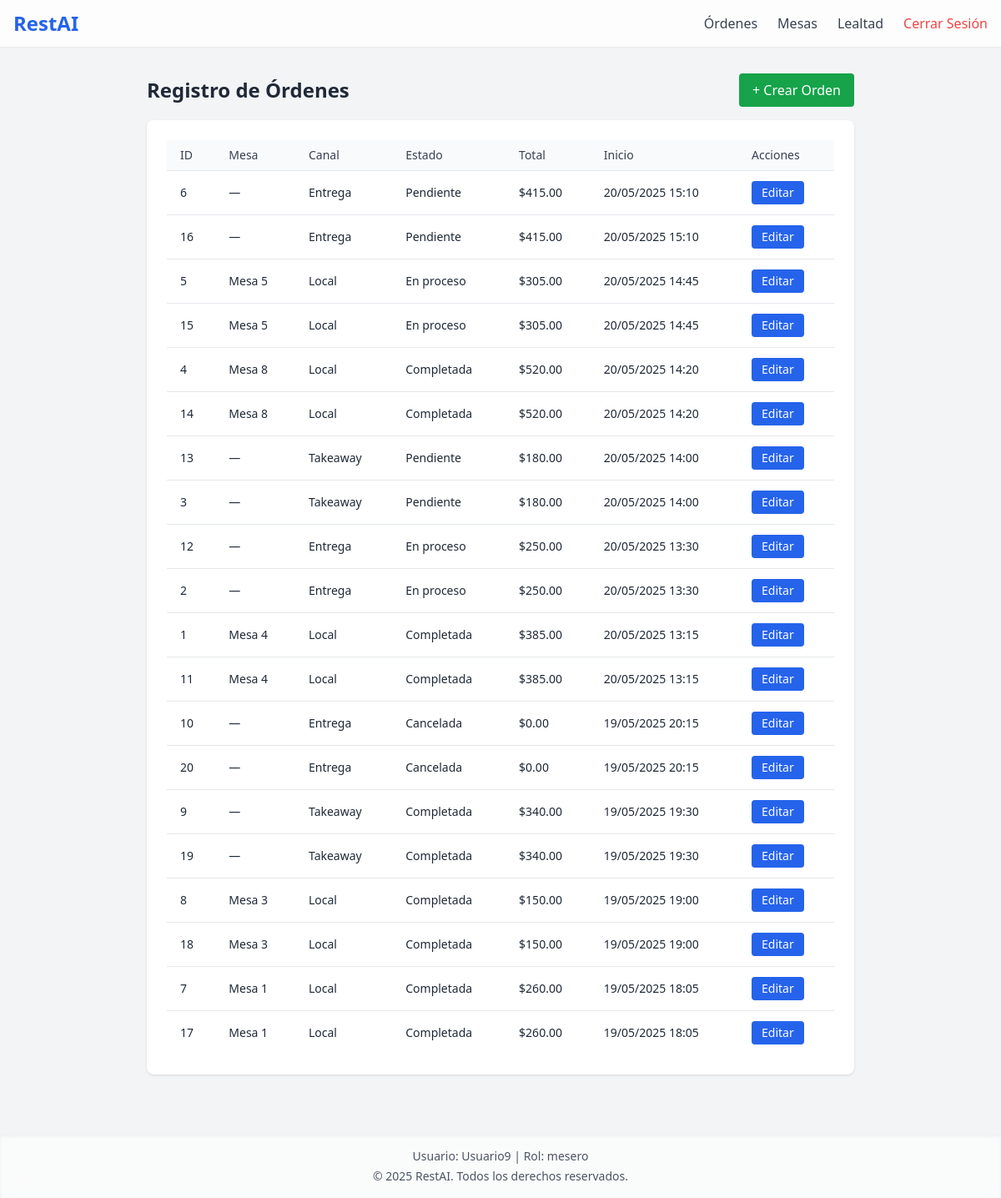
The app's page /mesero/ordenes.php (signed in), older data.
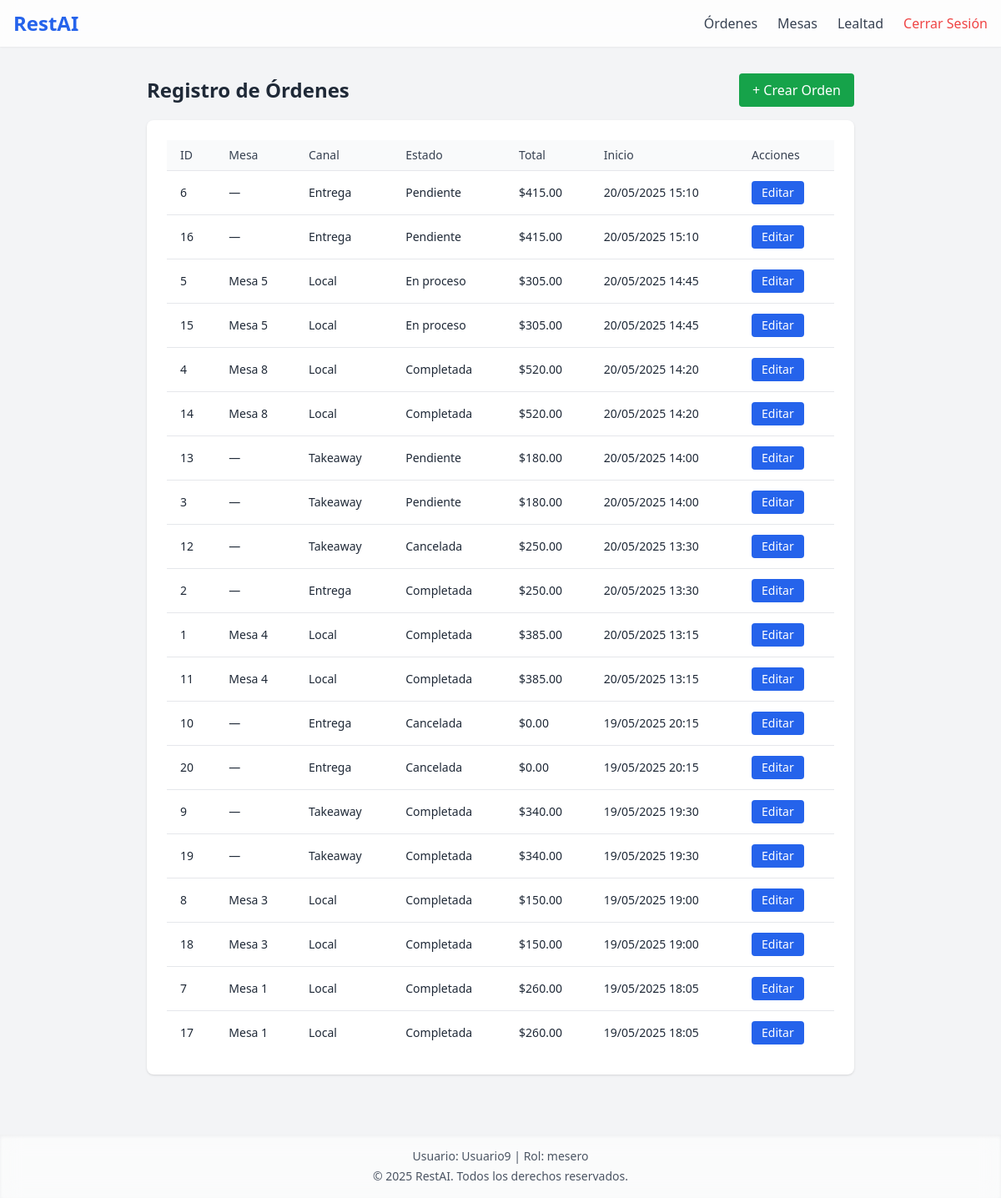
The same page, newer data.
### tables this page shows
CREATE TABLE `ordenes` (
  `id` int(11) NOT NULL,
  `mesa_id` int(11) DEFAULT NULL,
  `usuario_id` int(11) DEFAULT NULL,
  `canal` enum('local','entrega','takeaway') NOT NULL,
  `estado` enum('pendiente','en_proceso','completada','cancelada') DEFAULT 'pendiente',
  `total` decimal(10,2) NOT NULL,
  `fecha_hora_inicio` datetime DEFAULT current_timestamp(),
  `fecha_hora_finalizacion` datetime DEFAULT NULL,
  `tiempo_estimado_preparacion` int(11) DEFAULT NULL,
  `tiempo_real_preparacion` int(11) DEFAULT NULL,
  `tiempo_estimado_entrega` int(11) DEFAULT NULL,
  `tiempo_real_entrega` int(11) DEFAULT NULL,
  `calidad_revision` tinyint(1) DEFAULT 0
);

CREATE TABLE `mesas` (
  `id` int(11) NOT NULL,
  `numero` int(11) NOT NULL,
  `capacidad` int(11) NOT NULL,
  `estado` enum('libre','ocupada','reservada') DEFAULT 'libre',
  `ubicacion` varchar(50) NOT NULL
);

### mesero/ordenes.php (the view, shortened to what this page needs)
<?php
include '../config/db.php';
?>
<!DOCTYPE html>
<html lang="es">
<head>
  <script src="https://cdn.tailwindcss.com"></script>
</head>
<body class="bg-gray-100 text-gray-800 pt-16">
  <?php include '../components/header.php'; ?>
  <main class="max-w-4xl mx-auto p-6">
    <div class="flex justify-between items-center mb-4">
      <h2 class="text-2xl font-semibold">Registro de Órdenes</h2>
      <a href="create_order.php" class="px-4 py-2 bg-green-600 text-white rounded hover:bg-green-700">
        + Crear Orden
      </a>
    </div>
    <?php
      $ordenes = $pdo->query("
        SELECT
          o.id,
          o.estado,
          o.total,
          o.canal,
          m.numero AS mesa_numero,
          DATE_FORMAT(o.fecha_hora_inicio, '%d/%m/%Y %H:%i') AS inicio
        FROM ordenes o
        LEFT JOIN mesas m ON o.mesa_id = m.id
        ORDER BY o.fecha_hora_inicio DESC
      ")->fetchAll(PDO::FETCH_ASSOC);
    ?>
    <section id="registro-ordenes" class="bg-white rounded-lg shadow p-6 animate-fade-in-up">
      <div class="overflow-x-auto">
        <table class="min-w-full divide-y divide-gray-200">
          <thead class="bg-gray-50">
            <tr>
              <th class="px-4 py-2 text-left text-sm font-medium text-gray-700">ID</th>
              <th class="px-4 py-2 text-left text-sm font-medium text-gray-700">Mesa</th>
              <th class="px-4 py-2 text-left text-sm font-medium text-gray-700">Canal</th>
              <th class="px-4 py-2 text-left text-sm font-medium text-gray-700">Estado</th>
              <th class="px-4 py-2 text-left text-sm font-medium text-gray-700">Total</th>
              <th class="px-4 py-2 text-left text-sm font-medium text-gray-700">Inicio</th>
              <th class="px-4 py-2 text-left text-sm font-medium text-gray-700">Acciones</th>
            </tr>
          </thead>
          <tbody class="bg-white divide-y divide-gray-200">
            <?php if (empty($ordenes)): ?>
              <tr>
                <td colspan="7" class="px-4 py-4 text-center text-sm text-gray-500">
                  No hay órdenes registradas.
                </td>
              </tr>
            <?php else: ?>
              <?php foreach ($ordenes as $o): ?>
                <tr class="hover:bg-gray-50">
                  <td class="px-4 py-3 text-sm"><?= htmlspecialchars($o['id']) ?></td>
                  <td class="px-4 py-3 text-sm">
                    <?= $o['mesa_numero'] !== null
                        ? 'Mesa ' . htmlspecialchars($o['mesa_numero'])
                        : '—' ?>
                  </td>
                  <td class="px-4 py-3 text-sm"><?= ucfirst(htmlspecialchars($o['canal'])) ?></td>
                  <td class="px-4 py-3 text-sm"><?= ucfirst(str_replace('_', ' ', htmlspecialchars($o['estado']))) ?></td>
                  <td class="px-4 py-3 text-sm">$<?= number_format($o['total'], 2) ?></td>
                  <td class="px-4 py-3 text-sm"><?= htmlspecialchars($o['inicio']) ?></td>
                  <td class="px-4 py-3 text-sm">
                    <a href="edit_order.php?id=<?= $o['id'] ?>"
                       class="inline-block px-3 py-1 bg-blue-600 text-white rounded hover:bg-blue-700">
                      Editar
                    </a>
                  </td>
                </tr>
              <?php endforeach; ?>
            <?php endif; ?>
          </tbody>
        </table>
      </div>
    </section>
  </main>
  <?php include '../components/footer.php'; ?>
</body>
</html>

### components/header.php (shortened to what this page needs)
<?php
$rol = $_SESSION['rol'];
?>
<header class="fixed top-0 left-0 w-full bg-white bg-opacity-80 backdrop-blur-md shadow-sm z-50">
  <div class="max-w-7xl mx-auto flex items-center justify-between px-4 py-3">
    <div class="text-2xl font-bold text-blue-600">
      <a href="/index.php">RestAI</a>
    </div>
    <nav class="hidden md:flex space-x-6">
      <?php if ($rol === 'gerente'): ?>
        <a href="/gerente/dashboard.php#ventas-tiempo-real" class="text-gray-700 hover:text-blue-600">Métricas</a>
        <a href="/gerente/dashboard.php#gestion-personal" class="text-gray-700 hover:text-blue-600">Personal</a>
        <a href="/gerente/dashboard.php#inventario-avanzado" class="text-gray-700 hover:text-blue-600">Inventario</a>
        <a href="/gerente/dashboard.php#analisis-rese%C3%B1as" class="text-gray-700 hover:text-blue-600">Reseñas</a>
        <a href="/gerente/menu.php" class="text-gray-700 hover:text-blue-600">Menú</a>
      <?php elseif ($rol === 'mesero'): ?>
        <a href="/mesero/ordenes.php" class="text-gray-700 hover:text-blue-600">Órdenes</a>
        <a href="/mesero/mesas.php" class="text-gray-700 hover:text-blue-600">Mesas</a>
        <a href="/mesero/lealtad.php" class="text-gray-700 hover:text-blue-600">Lealtad</a>
      <?php elseif ($rol === 'cocina'): ?>
        <a href="/cocina/ordenes-activas.php" class="text-gray-700 hover:text-blue-600">Cola Producción</a>
        <a href="/cocina/control-calidad.php" class="text-gray-700 hover:text-blue-600">Calidad</a>
        <a href="/cocina/reposición.php" class="text-gray-700 hover:text-blue-600">Reposición</a>
      <?php endif; ?>
      <a href="/logout.php" class="text-red-500 hover:text-red-700">Cerrar Sesión</a>
    </nav>
  </div>
</header>

### components/footer.php (shortened to what this page needs)
<footer class="mt-12 py-4 bg-white bg-opacity-60 backdrop-blur-md shadow-inner text-center text-sm text-gray-600">
  <div>
    Usuario: <span class="font-medium"><?= htmlspecialchars($_SESSION['nombre']) ?></span> |
    Rol: <span class="font-medium"><?= htmlspecialchars($_SESSION['rol']) ?></span>
  </div>
  <div class="mt-1">
    &copy; <?= date('Y') ?> RestAI. Todos los derechos reservados.
  </div>
</footer>

Row changes from the older to the newer data that the page shows:
changed ordenes id 12: canal "Entrega" → "Takeaway"; estado "En proceso" → "Cancelada"
changed ordenes id 2: estado "En proceso" → "Completada"
